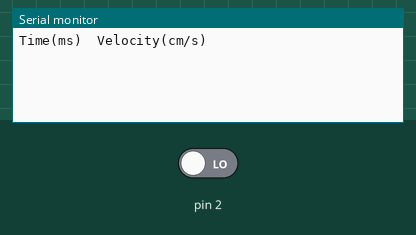
The sketch below on a simulated Arduino Uno, built with avr-gcc and run on an emulated ATmega328P. Shown: the last lines printed to the serial monitor. The inputs (shaded band) are chosen by the test bench; at power-on: pin 2 LOW.

Above: at 2.2 s.
2.3 s: pin 2 driven HIGH
At 3.5 s:
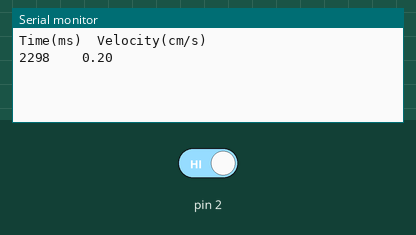
3.8 s: pin 2 driven LOW
At 4.8 s:
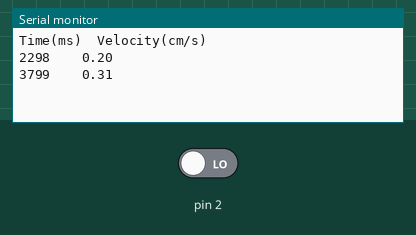

The sketch:

IR.ino
```cpp
void setup() {
  // put your setup code here, to run once:
  Serial.begin(9600);
  Serial.print("Time(ms)\t");
  Serial.print("Velocity(cm/s)\t");
  //Serial.print("State\t");
  //Serial.print("Count\t");
  Serial.print("\n");
  delay(1000);
}
float spacing = 12.7/27;
bool IRState,preIRState;
int count=0,now,past=0;
void loop() {
  // put your main code here, to run repeatedly:
  IRState = digitalRead(2);

  if(preIRState-IRState){
    now = millis();
    count+=1;
    digitalWrite(13,IRState);
    Serial.print(millis());
    Serial.print("\t\t");
    Serial.print(spacing/(now-past)*1000);
    //Serial.print("\t");
    //Serial.print(IRState);
    //Serial.print("\t");
    //Serial.print(count);
    Serial.print("\n");
  }
  past = now;
  preIRState = IRState;
}
```

Measured:
- after the input at 2.3 s, the serial monitor: prints a new line at once (image 1)
- after the input at 3.8 s, the serial monitor: prints a new line at once (image 2)
